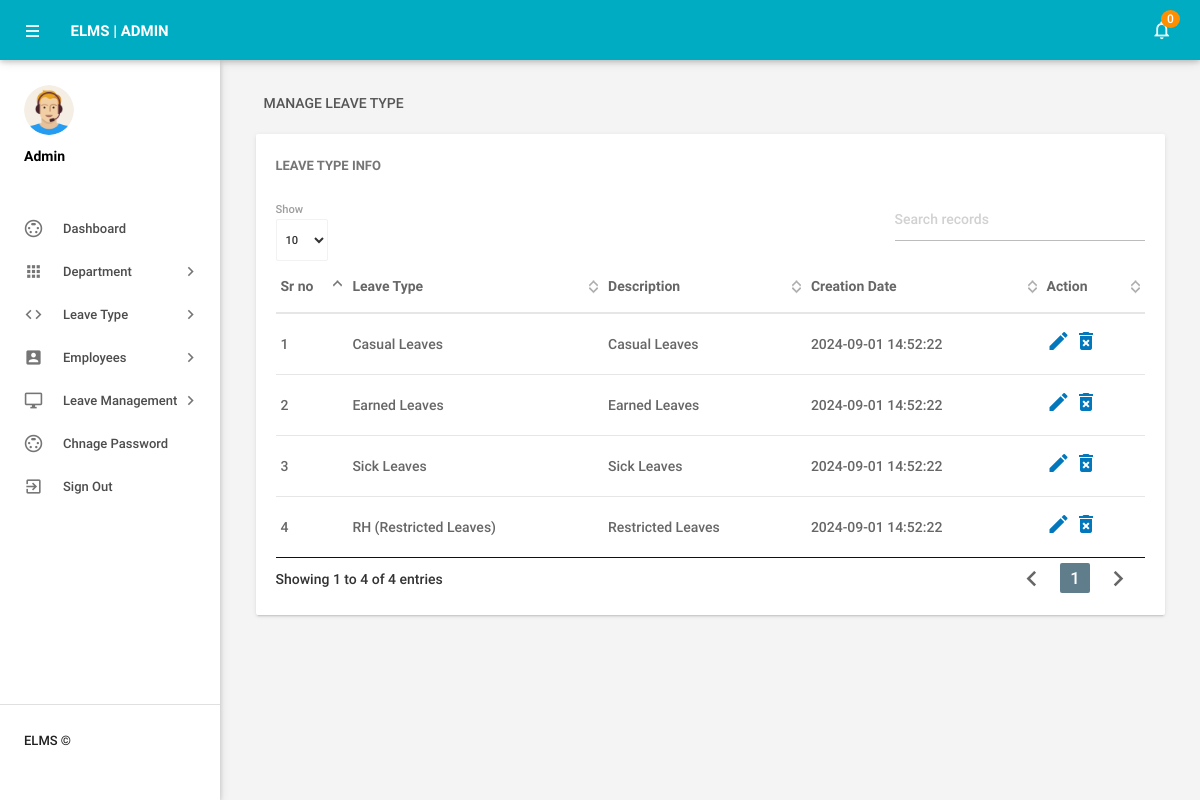
Screenshot of /elms/admin/manageleavetype.php (signed in) with the database file from the repository.
### tables this page shows
CREATE TABLE `tblleavetype` (
  `id` int(11) NOT NULL,
  `LeaveType` varchar(200) DEFAULT NULL,
  `Description` mediumtext DEFAULT NULL,
  `CreationDate` timestamp NOT NULL DEFAULT current_timestamp()
);

### elms/admin/manageleavetype.php (the view, shortened to what this page needs)
<?php
include('includes/config.php');
if(strlen($_SESSION['alogin'])==0)
    {
header('location:index.php');
}
else{
 ?>
<!DOCTYPE html>
<html lang="en">
    <head>
        <link type="text/css" rel="stylesheet" href="../assets/plugins/materialize/css/materialize.min.css"/>
        <link href="../assets/plugins/material-preloader/css/materialPreloader.min.css" rel="stylesheet">
        <link href="../assets/plugins/datatables/css/jquery.dataTables.min.css" rel="stylesheet">
        <link href="../assets/css/alpha.min.css" rel="stylesheet" type="text/css"/>
        <link href="../assets/css/custom.css" rel="stylesheet" type="text/css"/>
    </head>
    <body>
       <?php include('includes/header.php');?>
       <?php include('includes/sidebar.php');?>
            <main class="mn-inner">
                <div class="row">
                    <div class="col s12">
                        <div class="page-title">Manage Leave Type</div>
                    </div>
                    <div class="col s12 m12 l12">
                        <div class="card">
                            <div class="card-content">
                                <span class="card-title">Leave Type Info</span>
                                <table id="example" class="display responsive-table ">
                                    <thead>
                                        <tr>
                                            <th>Sr no</th>
                                            <th>Leave Type</th>
                                            <th>Description</th>
                                            <th>Creation Date</th>
                                            <th>Action</th>
                                        </tr>
                                    </thead>
                                    <tbody>
<?php $sql = "SELECT * from tblleavetype";
$query = $dbh -> prepare($sql);
$query->execute();
$results=$query->fetchAll(PDO::FETCH_OBJ);
$cnt=1;
if($query->rowCount() > 0)
{
foreach($results as $result)
{               ?>
                                        <tr>
                                            <td> <?php echo htmlentities($cnt);?></td>
                                            <td><?php echo htmlentities($result->LeaveType);?></td>
                                            <td><?php echo htmlentities($result->Description);?></td>
                                            <td><?php echo htmlentities($result->CreationDate);?></td>
                                            <td><a href="editleavetype.php?lid=<?php echo htmlentities($result->id);?>"><i class="material-icons">mode_edit</i></a>
                                            <a href="manageleavetype.php?del=<?php echo htmlentities($result->id);?>" onclick="return confirm('Do you want to delete');"> <i class="material-icons">delete_forever</i></a> </td>
                                        </tr>
                                         <?php $cnt++;} }?>
                                    </tbody>
                                </table>
                            </div>
                        </div>
                    </div>
                </div>
            </main>
        </div>
        <div class="left-sidebar-hover"></div>
    </body>
</html>
<?php } ?>

### rows the page displays
tblleavetype: LeaveType "Casual Leaves", Description "Casual Leaves", CreationDate "2024-09-01 14:52:22"
tblleavetype: LeaveType "Earned Leaves", Description "Earned Leaves", CreationDate "2024-09-01 14:52:22"
tblleavetype: LeaveType "Sick Leaves", Description "Sick Leaves", CreationDate "2024-09-01 14:52:22"
tblleavetype: LeaveType "RH (Restricted Leaves)", Description "Restricted Leaves", CreationDate "2024-09-01 14:52:22"

### other values shown
$unreadcount "0"
